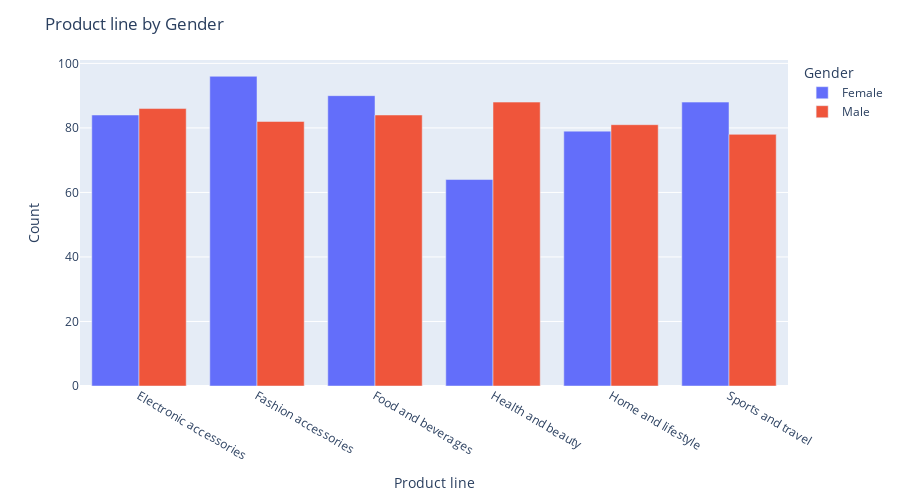

This figure's notebook cell:
### Code cell
gender = df.groupby(['Product line', 'Gender']).size().reset_index()
gender.columns = ['Product line', 'Gender', 'Count']

# grouped bar chart
fig = px.bar(gender, x = 'Product line', y = 'Count', color = 'Gender', barmode = 'group')

# layouts
fig.update_layout(
    height = 500,
    width =900,
    title = 'Product line by Gender'
)
fig.show()

### Figure 1 — Plotly figure (JSON) as saved in the notebook; plotly's stock layout.template omitted (floating-point values rounded to 4 significant figures)
{"data": [{"alignmentgroup": "True", "hovertemplate": "Gender=Female<br>Product line=%{x}<br>Count=%{y}<extra></extra>", "legendgroup": "Female", "marker": {"color": "#636efa", "pattern": {"shape": ""}}, "name": "Female", "offsetgroup": "Female", "orientation": "v", "showlegend": true, "textposition": "auto", "type": "bar", "x": ["Electronic accessories", "Fashion accessories", "Food and beverages", "Health and beauty", "Home and lifestyle", "Sports and travel"], "xaxis": "x", "y": [84, 96, 90, 64, 79, 88], "yaxis": "y"}, {"alignmentgroup": "True", "hovertemplate": "Gender=Male<br>Product line=%{x}<br>Count=%{y}<extra></extra>", "legendgroup": "Male", "marker": {"color": "#EF553B", "pattern": {"shape": ""}}, "name": "Male", "offsetgroup": "Male", "orientation": "v", "showlegend": true, "textposition": "auto", "type": "bar", "x": ["Electronic accessories", "Fashion accessories", "Food and beverages", "Health and beauty", "Home and lifestyle", "Sports and travel"], "xaxis": "x", "y": [86, 82, 84, 88, 81, 78], "yaxis": "y"}], "layout": {"barmode": "group", "height": 500, "legend": {"title": {"text": "Gender"}, "tracegroupgap": 0}, "margin": {"t": 60}, "title": {"text": "Product line by Gender"}, "width": 900, "xaxis": {"anchor": "y", "domain": [0, 1], "title": {"text": "Product line"}}, "yaxis": {"anchor": "x", "domain": [0, 1], "title": {"text": "Count"}}}}
